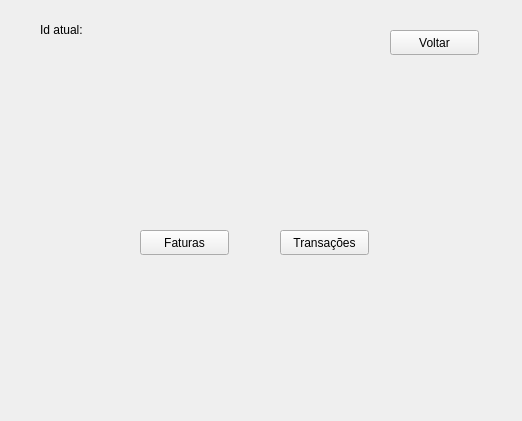
<?xml version="1.0" encoding="UTF-8"?>
<ui version="4.0">
 <class>contasPagarReceber</class>
 <widget class="QWidget" name="contasPagarReceber">
  <property name="geometry">
   <rect>
    <x>0</x>
    <y>0</y>
    <width>522</width>
    <height>421</height>
   </rect>
  </property>
  <property name="windowTitle">
   <string>Contas a Pagar e Receber</string>
  </property>
  <widget class="QWidget" name="layoutWidget">
   <property name="geometry">
    <rect>
     <x>40</x>
     <y>20</y>
     <width>72</width>
     <height>19</height>
    </rect>
   </property>
   <layout class="QHBoxLayout" name="horizontalLayout">
    <item>
     <widget class="QLabel" name="label">
      <property name="text">
       <string>Id atual:</string>
      </property>
     </widget>
    </item>
    <item>
     <widget class="QLabel" name="lblID">
      <property name="text">
       <string/>
      </property>
     </widget>
    </item>
   </layout>
  </widget>
  <widget class="QPushButton" name="btnFaturas">
   <property name="geometry">
    <rect>
     <x>140</x>
     <y>230</y>
     <width>89</width>
     <height>25</height>
    </rect>
   </property>
   <property name="text">
    <string>Faturas</string>
   </property>
  </widget>
  <widget class="QPushButton" name="btnTransacoes">
   <property name="geometry">
    <rect>
     <x>280</x>
     <y>230</y>
     <width>89</width>
     <height>25</height>
    </rect>
   </property>
   <property name="text">
    <string>Transações</string>
   </property>
  </widget>
  <widget class="QPushButton" name="btnVoltar">
   <property name="geometry">
    <rect>
     <x>390</x>
     <y>30</y>
     <width>89</width>
     <height>25</height>
    </rect>
   </property>
   <property name="text">
    <string>Voltar</string>
   </property>
  </widget>
 </widget>
 <resources/>
 <connections/>
</ui>
